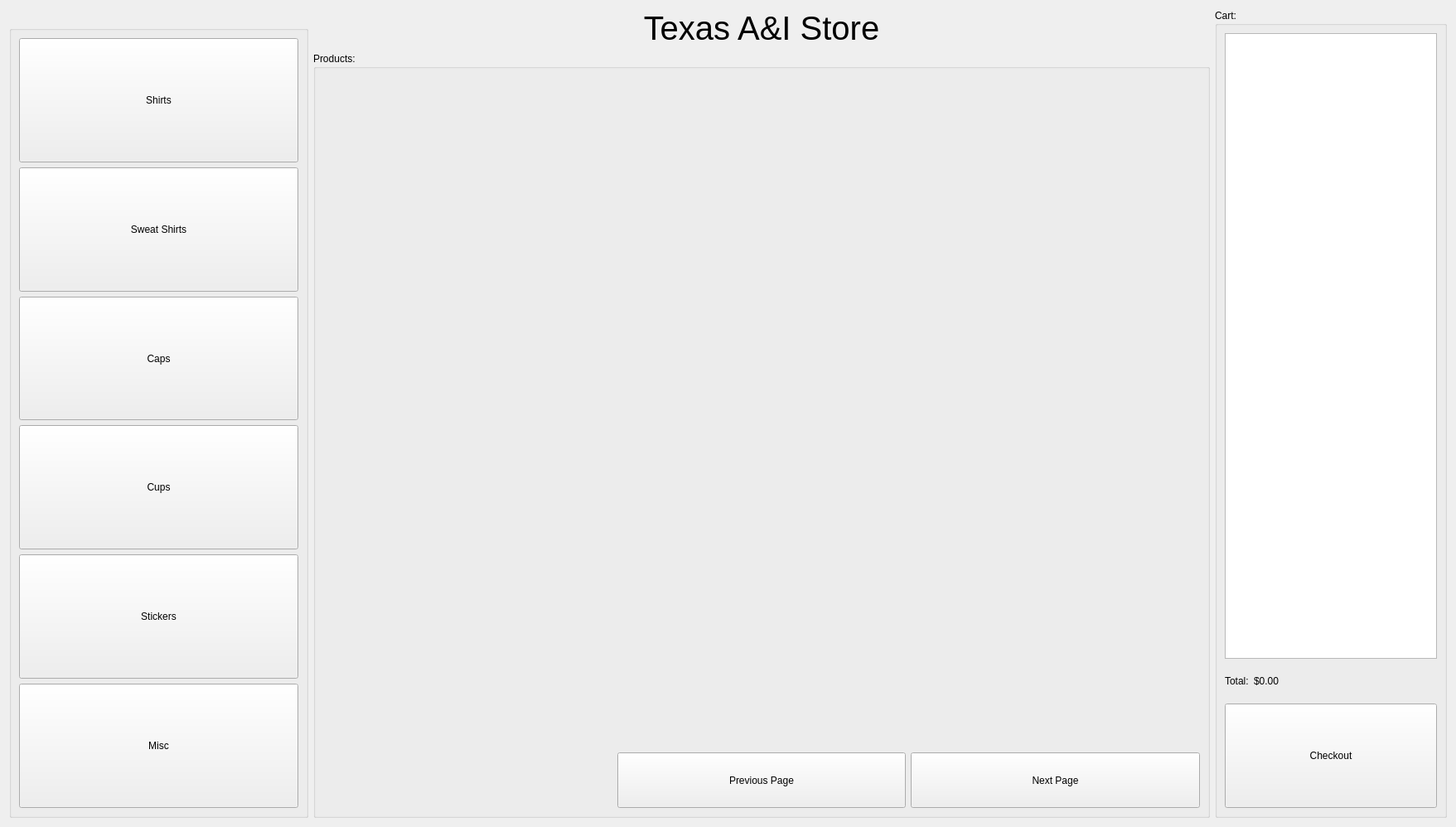
<?xml version="1.0" encoding="UTF-8"?>
<ui version="4.0">
 <class>Widget</class>
 <widget class="QWidget" name="Widget">
  <property name="geometry">
   <rect>
    <x>0</x>
    <y>0</y>
    <width>1757</width>
    <height>998</height>
   </rect>
  </property>
  <property name="windowTitle">
   <string>Widget</string>
  </property>
  <layout class="QHBoxLayout" name="horizontalLayout" stretch="20,60,0">
   <item>
    <layout class="QVBoxLayout" name="verticalLayout_3">
     <item>
      <widget class="QLabel" name="label_8">
       <property name="sizePolicy">
        <sizepolicy hsizetype="Preferred" vsizetype="Maximum">
         <horstretch>0</horstretch>
         <verstretch>0</verstretch>
        </sizepolicy>
       </property>
       <property name="text">
        <string/>
       </property>
       <property name="pixmap">
        <pixmap resource="pics.qrc">:/res/pics/pics/porky.png</pixmap>
       </property>
       <property name="alignment">
        <set>Qt::AlignCenter</set>
       </property>
      </widget>
     </item>
     <item>
      <widget class="QGroupBox" name="groupBox">
       <property name="title">
        <string/>
       </property>
       <layout class="QVBoxLayout" name="verticalLayout">
        <item>
         <widget class="QPushButton" name="btnShirts">
          <property name="sizePolicy">
           <sizepolicy hsizetype="Minimum" vsizetype="Preferred">
            <horstretch>0</horstretch>
            <verstretch>0</verstretch>
           </sizepolicy>
          </property>
          <property name="toolTipDuration">
           <number>7</number>
          </property>
          <property name="text">
           <string>Shirts</string>
          </property>
         </widget>
        </item>
        <item>
         <widget class="QPushButton" name="btnSweatShirts">
          <property name="sizePolicy">
           <sizepolicy hsizetype="Minimum" vsizetype="Preferred">
            <horstretch>0</horstretch>
            <verstretch>0</verstretch>
           </sizepolicy>
          </property>
          <property name="text">
           <string>Sweat Shirts</string>
          </property>
         </widget>
        </item>
        <item>
         <widget class="QPushButton" name="btnCaps">
          <property name="sizePolicy">
           <sizepolicy hsizetype="Minimum" vsizetype="Preferred">
            <horstretch>0</horstretch>
            <verstretch>0</verstretch>
           </sizepolicy>
          </property>
          <property name="text">
           <string>Caps</string>
          </property>
         </widget>
        </item>
        <item>
         <widget class="QPushButton" name="btnCups">
          <property name="sizePolicy">
           <sizepolicy hsizetype="Minimum" vsizetype="Preferred">
            <horstretch>0</horstretch>
            <verstretch>0</verstretch>
           </sizepolicy>
          </property>
          <property name="text">
           <string>Cups</string>
          </property>
         </widget>
        </item>
        <item>
         <widget class="QPushButton" name="btnStickers">
          <property name="sizePolicy">
           <sizepolicy hsizetype="Minimum" vsizetype="Preferred">
            <horstretch>0</horstretch>
            <verstretch>0</verstretch>
           </sizepolicy>
          </property>
          <property name="text">
           <string>Stickers</string>
          </property>
         </widget>
        </item>
        <item>
         <widget class="QPushButton" name="pushButton_13">
          <property name="sizePolicy">
           <sizepolicy hsizetype="Minimum" vsizetype="Preferred">
            <horstretch>0</horstretch>
            <verstretch>0</verstretch>
           </sizepolicy>
          </property>
          <property name="text">
           <string>Misc</string>
          </property>
         </widget>
        </item>
       </layout>
      </widget>
     </item>
    </layout>
   </item>
   <item>
    <layout class="QVBoxLayout" name="verticalLayout_6">
     <item>
      <widget class="QLabel" name="label">
       <property name="sizePolicy">
        <sizepolicy hsizetype="Preferred" vsizetype="Maximum">
         <horstretch>0</horstretch>
         <verstretch>0</verstretch>
        </sizepolicy>
       </property>
       <property name="font">
        <font>
         <pointsize>30</pointsize>
        </font>
       </property>
       <property name="text">
        <string>Texas A&amp;I Store</string>
       </property>
       <property name="alignment">
        <set>Qt::AlignCenter</set>
       </property>
      </widget>
     </item>
     <item>
      <widget class="QGroupBox" name="groupBox_2">
       <property name="title">
        <string>Products:</string>
       </property>
       <layout class="QGridLayout" name="gridLayout" rowstretch="0,30,30,5">
        <item row="3" column="1">
         <widget class="QPushButton" name="pushButton_12">
          <property name="sizePolicy">
           <sizepolicy hsizetype="Minimum" vsizetype="Preferred">
            <horstretch>0</horstretch>
            <verstretch>0</verstretch>
           </sizepolicy>
          </property>
          <property name="text">
           <string>Previous Page</string>
          </property>
         </widget>
        </item>
        <item row="2" column="2">
         <widget class="ItemCard" name="widget_5" native="true"/>
        </item>
        <item row="1" column="1">
         <widget class="ItemCard" name="widget" native="true"/>
        </item>
        <item row="3" column="2">
         <widget class="QPushButton" name="pushButton_11">
          <property name="sizePolicy">
           <sizepolicy hsizetype="Minimum" vsizetype="Preferred">
            <horstretch>0</horstretch>
            <verstretch>0</verstretch>
           </sizepolicy>
          </property>
          <property name="text">
           <string>Next Page</string>
          </property>
         </widget>
        </item>
        <item row="1" column="2">
         <widget class="ItemCard" name="widget_2" native="true"/>
        </item>
        <item row="2" column="0">
         <widget class="ItemCard" name="widget_3" native="true"/>
        </item>
        <item row="2" column="1">
         <widget class="ItemCard" name="widget_4" native="true"/>
        </item>
        <item row="1" column="0">
         <widget class="ItemCard" name="widget_6" native="true"/>
        </item>
       </layout>
      </widget>
     </item>
    </layout>
   </item>
   <item>
    <layout class="QVBoxLayout" name="verticalLayout_7" stretch="80">
     <item>
      <widget class="QGroupBox" name="groupBox_4">
       <property name="title">
        <string>Cart:</string>
       </property>
       <layout class="QVBoxLayout" name="verticalLayout_8" stretch="90,5,15">
        <item>
         <widget class="QListWidget" name="listWidget"/>
        </item>
        <item>
         <layout class="QHBoxLayout" name="horizontalLayout_3" stretch="10,90">
          <item>
           <widget class="QLabel" name="label_2">
            <property name="text">
             <string>Total:</string>
            </property>
           </widget>
          </item>
          <item>
           <widget class="QLabel" name="lblTotal">
            <property name="text">
             <string>$0.00</string>
            </property>
           </widget>
          </item>
         </layout>
        </item>
        <item>
         <widget class="QPushButton" name="pushButton_2">
          <property name="sizePolicy">
           <sizepolicy hsizetype="Preferred" vsizetype="Preferred">
            <horstretch>0</horstretch>
            <verstretch>0</verstretch>
           </sizepolicy>
          </property>
          <property name="text">
           <string>Checkout</string>
          </property>
         </widget>
        </item>
       </layout>
      </widget>
     </item>
    </layout>
   </item>
  </layout>
 </widget>
 <customwidgets>
  <customwidget>
   <class>ItemCard</class>
   <extends>QWidget</extends>
   <header>ItemCard.h</header>
   <container>1</container>
   <slots>
    <signal>signal1()</signal>
    <signal>addToCartPushed()</signal>
    <slot>setItemName()</slot>
    <slot>setAvailable()</slot>
    <slot>setShirts()</slot>
    <slot>setCaps()</slot>
    <slot>addToCart()</slot>
   </slots>
  </customwidget>
 </customwidgets>
 <resources>
  <include location="pics.qrc"/>
 </resources>
 <connections>
  <connection>
   <sender>btnShirts</sender>
   <signal>clicked()</signal>
   <receiver>widget_6</receiver>
   <slot>setShirts()</slot>
   <hints>
    <hint type="sourcelabel">
     <x>300</x>
     <y>344</y>
    </hint>
    <hint type="destinationlabel">
     <x>425</x>
     <y>325</y>
    </hint>
   </hints>
  </connection>
  <connection>
   <sender>btnShirts</sender>
   <signal>clicked()</signal>
   <receiver>widget</receiver>
   <slot>setShirts()</slot>
   <hints>
    <hint type="sourcelabel">
     <x>259</x>
     <y>313</y>
    </hint>
    <hint type="destinationlabel">
     <x>834</x>
     <y>295</y>
    </hint>
   </hints>
  </connection>
  <connection>
   <sender>btnShirts</sender>
   <signal>clicked()</signal>
   <receiver>widget_2</receiver>
   <slot>setShirts()</slot>
   <hints>
    <hint type="sourcelabel">
     <x>229</x>
     <y>326</y>
    </hint>
    <hint type="destinationlabel">
     <x>1146</x>
     <y>282</y>
    </hint>
   </hints>
  </connection>
  <connection>
   <sender>btnShirts</sender>
   <signal>clicked()</signal>
   <receiver>widget_3</receiver>
   <slot>setShirts()</slot>
   <hints>
    <hint type="sourcelabel">
     <x>297</x>
     <y>367</y>
    </hint>
    <hint type="destinationlabel">
     <x>544</x>
     <y>643</y>
    </hint>
   </hints>
  </connection>
  <connection>
   <sender>btnShirts</sender>
   <signal>clicked()</signal>
   <receiver>widget_4</receiver>
   <slot>setShirts()</slot>
   <hints>
    <hint type="sourcelabel">
     <x>312</x>
     <y>360</y>
    </hint>
    <hint type="destinationlabel">
     <x>840</x>
     <y>640</y>
    </hint>
   </hints>
  </connection>
  <connection>
   <sender>btnShirts</sender>
   <signal>clicked()</signal>
   <receiver>widget_5</receiver>
   <slot>setShirts()</slot>
   <hints>
    <hint type="sourcelabel">
     <x>265</x>
     <y>348</y>
    </hint>
    <hint type="destinationlabel">
     <x>1108</x>
     <y>603</y>
    </hint>
   </hints>
  </connection>
  <connection>
   <sender>btnCaps</sender>
   <signal>clicked()</signal>
   <receiver>widget_6</receiver>
   <slot>setCaps()</slot>
   <hints>
    <hint type="sourcelabel">
     <x>173</x>
     <y>570</y>
    </hint>
    <hint type="destinationlabel">
     <x>474</x>
     <y>406</y>
    </hint>
   </hints>
  </connection>
  <connection>
   <sender>btnCaps</sender>
   <signal>clicked()</signal>
   <receiver>widget</receiver>
   <slot>setCaps()</slot>
   <hints>
    <hint type="sourcelabel">
     <x>212</x>
     <y>550</y>
    </hint>
    <hint type="destinationlabel">
     <x>850</x>
     <y>387</y>
    </hint>
   </hints>
  </connection>
  <connection>
   <sender>btnCaps</sender>
   <signal>clicked()</signal>
   <receiver>widget_2</receiver>
   <slot>setCaps()</slot>
   <hints>
    <hint type="sourcelabel">
     <x>237</x>
     <y>571</y>
    </hint>
    <hint type="destinationlabel">
     <x>1220</x>
     <y>420</y>
    </hint>
   </hints>
  </connection>
  <connection>
   <sender>btnCaps</sender>
   <signal>clicked()</signal>
   <receiver>widget_3</receiver>
   <slot>setCaps()</slot>
   <hints>
    <hint type="sourcelabel">
     <x>288</x>
     <y>569</y>
    </hint>
    <hint type="destinationlabel">
     <x>490</x>
     <y>658</y>
    </hint>
   </hints>
  </connection>
  <connection>
   <sender>btnCaps</sender>
   <signal>clicked()</signal>
   <receiver>widget_4</receiver>
   <slot>setCaps()</slot>
   <hints>
    <hint type="sourcelabel">
     <x>296</x>
     <y>589</y>
    </hint>
    <hint type="destinationlabel">
     <x>867</x>
     <y>635</y>
    </hint>
   </hints>
  </connection>
  <connection>
   <sender>btnCaps</sender>
   <signal>clicked()</signal>
   <receiver>widget_5</receiver>
   <slot>setCaps()</slot>
   <hints>
    <hint type="sourcelabel">
     <x>194</x>
     <y>551</y>
    </hint>
    <hint type="destinationlabel">
     <x>1154</x>
     <y>639</y>
    </hint>
   </hints>
  </connection>
 </connections>
</ui>
